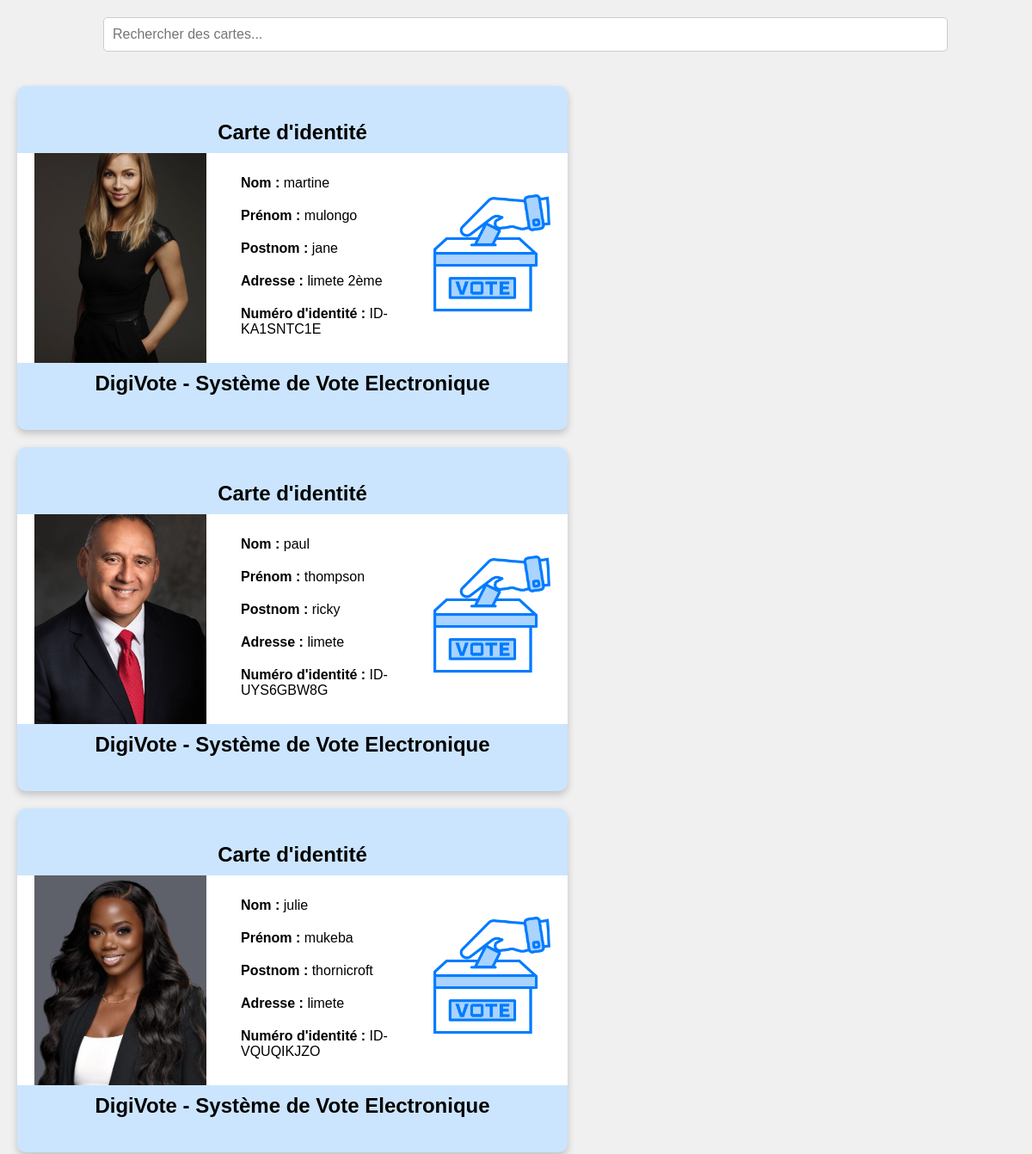
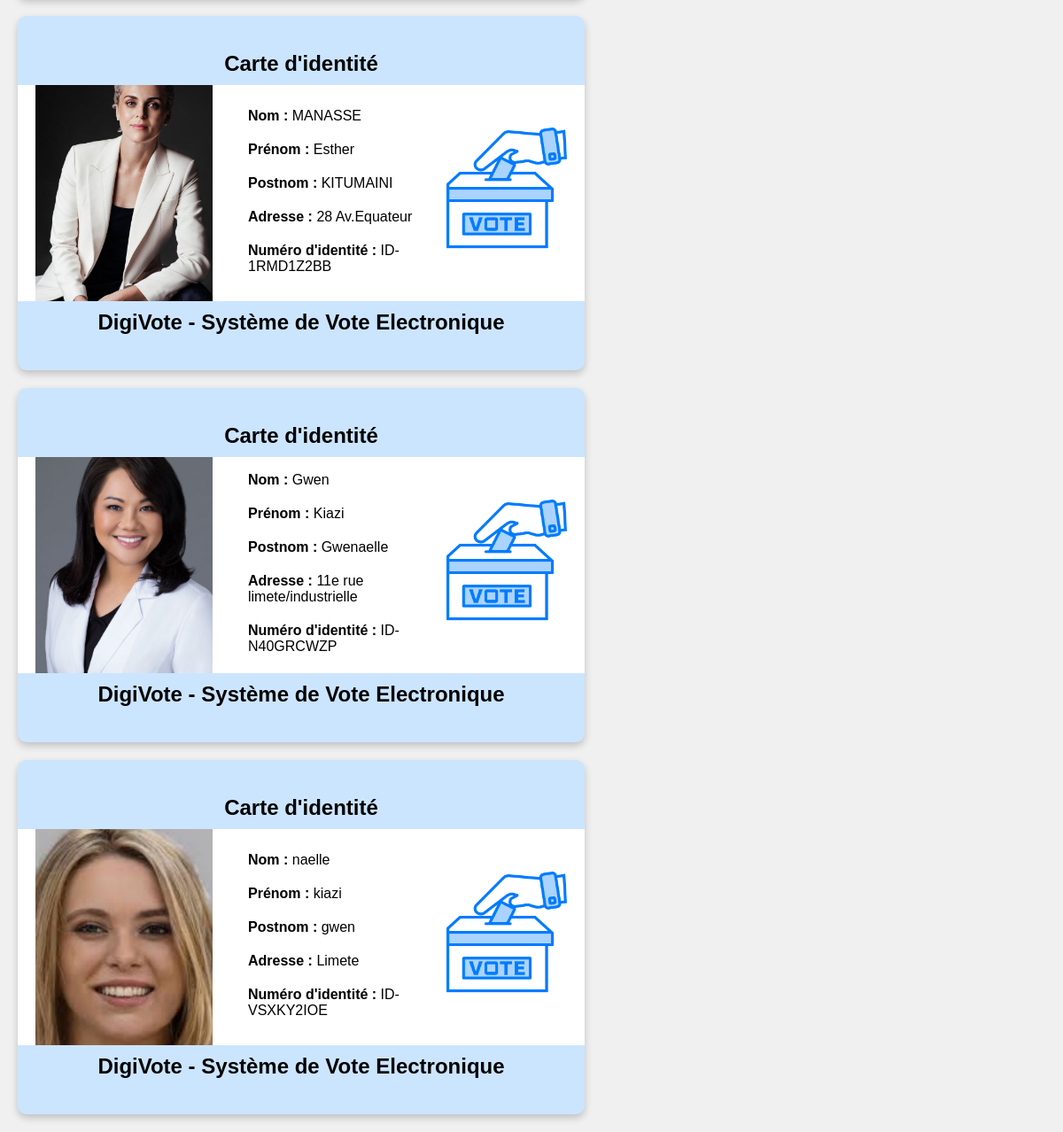
The page /pages/staff/liste/liste_electeur.php on the database its author committed (2 pictures, top to bottom).
### tables this page shows
CREATE TABLE `electeur` (
  `id` int(11) NOT NULL,
  `nom` varchar(50) NOT NULL,
  `prenom` varchar(50) NOT NULL,
  `postnom` varchar(50) DEFAULT NULL,
  `adresse` varchar(255) NOT NULL,
  `numero_identite` varchar(255)  NOT NULL,
  `photo` varchar(255) NOT NULL,
  `defaultPassword` varchar(255) NOT NULL,
  `newPassword` varchar(255) NOT NULL
);

### pages/staff/liste/liste_electeur.php (the view, shortened to what this page needs)
<?php
$servername = 'localhost';
$dbname = 'vote_db';
$username = 'root';
$password = '';
try {
    $bdd = new PDO("mysql:host=$servername; dbname=$dbname; charset=utf8", $username, $password);
    $bdd->setAttribute(PDO::ATTR_ERRMODE, PDO::ERRMODE_EXCEPTION);
} catch (PDOException $e) {
    die("Échec de la connexion :  " . $e -> getMessage());
}
$sql = "SELECT * FROM electeur";
$result = $bdd->query($sql);
?>
<!DOCTYPE html>
<html lang="fr">
<head>
</head>
<body>
    <div class="search-bar">
        <input type="text" id="searchInput" onkeyup="searchCards()" placeholder="Rechercher des cartes...">
    </div>
    <div class="container" id="cardsContainer">
        <?php if (isset($_SESSION['userCards']) && !empty($_SESSION['userCards'])): ?>
            <?php foreach ($_SESSION['userCards'] as $userData): ?>
                <div class="card">
                    <div class="top-line">Carte d'identité</div>
                    <img src="../enrolement/electeur/uploads/<?php echo $userData['profilePicture']; ?>" alt="Profile Picture" class="user-img">
                    <div class="user-info">
                        <p><strong>Nom :</strong> <?php echo $userData['nom']; ?></p>
                        <p><strong>Prénom :</strong> <?php echo $userData['prenom']; ?></p>
                        <p><strong>Postnom :</strong> <?php echo $userData['postnom']; ?></p>
                        <p><strong>Adresse :</strong> <?php echo $userData['adresse']; ?></p>
                        <p><strong>Numéro d'identité :</strong> <?php echo $userData['numero_identite']; ?></p>
                    </div>
                    <img src="../../../assets/images/vote1.png" alt="Logo" class="logo">
                    <div class="bottom-line">
                        <div>DigiVote - Système de Vote Electronique</div>
                    </div>
                </div>
            <?php endforeach; ?>
        <?php else: ?>
            <p>Aucune carte d'identité trouvée.</p>
        <?php endif; ?>
    </div>
</body>
</html>

### pages/staff/liste/liste_electeur.php (style rules this page uses)
body { background-color: #f0f0f0; font-family: Arial, sans-serif; display: flex; flex-direction: column; align-items: center; justify-content: center; height: 100vh; margin: 0; padding: 0; }
.search-bar { margin: 20px; width: 80%; }
.search-bar input { width: 100%; padding: 10px; font-size: 16px; border: 1px solid #ccc; border-radius: 5px; }
.container { display: flex; justify-content: center; align-items: flex-start; flex-wrap: wrap; gap: 20px; padding: 20px; max-height: 100vh; overflow-y: auto; }
.card { background-color: #fff; width: calc(100% - 40px); max-width: 600px; padding: 20px; border-radius: 10px; box-shadow: 0 4px 8px rgba(0,0,0,0.2); text-align: left; position: relative; border-top: 30px solid #cce5ff; border-bottom: 30px solid #cce5ff; display: flex; flex-direction: row; align-items: center; margin-right: auto; }
.user-img { width: 200px; height: 300px; object-fit: cover; margin-right: 20px; border-radius: 10px; }
.user-info { flex: 1; padding-left: 20px; }
.user-info p { margin-bottom: 20px; }
.top-line, .bottom-line { position: absolute; width: 100%; background-color: #cce5ff; left: 0; text-align: center; padding: 10px 0; font-weight: bold; font-size: 24px; color: black; }
.top-line { top: 0; border-radius: 0px 0px 0 0; }
.bottom-line { bottom: 0; border-radius: 0 0 0px 0px; padding: 10px 0; }
.logo { width: 136px; height: 200px; object-fit: contain; margin-left: auto; }

### rows shown on the page
electeur: photo (picture), nom "martine", prenom "mulongo", postnom "jane", adresse "limete 2ème", numero_identite "ID-KA1SNTC1E"
electeur: photo (picture), nom "paul", prenom "thompson", postnom "ricky", adresse "limete", numero_identite "ID-UYS6GBW8G"
electeur: photo (picture), nom "julie", prenom "mukeba", postnom "thornicroft", adresse "limete", numero_identite "ID-VQUQIKJZO"
electeur: photo (picture), nom "MANASSE", prenom "Esther", postnom "KITUMAINI", adresse "28 Av.Equateur", numero_identite "ID-1RMD1Z2BB"
electeur: photo (picture), nom "Gwen", prenom "Kiazi", postnom "Gwenaelle", adresse "11e rue limete/industrielle", numero_identite "ID-N40GRCWZP"
electeur: photo (picture), nom "naelle", prenom "kiazi", postnom "gwen", adresse "Limete", numero_identite "ID-VSXKY2IOE"
